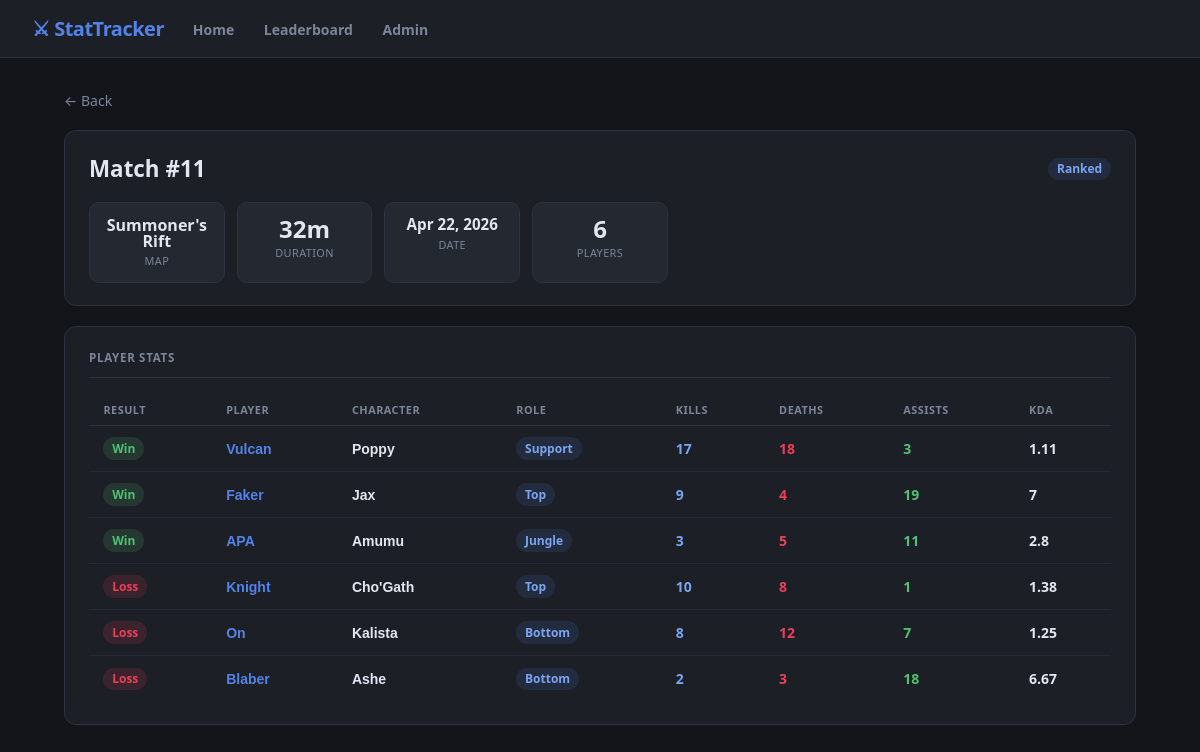
/match_profile.php?match_id=11, run on the app's committed database.
### tables this page shows
CREATE TABLE MATCHES (
  match_id  INT         NOT NULL,
  date      DATETIME    NOT NULL,
  duration  INT         NOT NULL,
  map       VARCHAR(50) NOT NULL,
  game_mode VARCHAR(30) NOT NULL,
  PRIMARY KEY (match_id)
);

CREATE TABLE MATCH_STATS (
  match_id     INT                 NOT NULL,
  player_id    INT                 NOT NULL,
  character_id INT                 NOT NULL,
  win_loss     ENUM('Win','Loss')  NOT NULL,
  kills        INT                 NOT NULL DEFAULT 0,
  deaths       INT                 NOT NULL DEFAULT 0,
  assists      INT                 NOT NULL DEFAULT 0,
  PRIMARY KEY (match_id, player_id),
  KEY fk_char (character_id),
  CONSTRAINT fk_match     FOREIGN KEY (match_id)     REFERENCES MATCHES    (match_id)     ON DELETE CASCADE,
  CONSTRAINT fk_player    FOREIGN KEY (player_id)    REFERENCES PLAYERS    (player_id)    ON DELETE CASCADE,
  CONSTRAINT fk_character FOREIGN KEY (character_id) REFERENCES CHARACTERS (character_id) ON DELETE CASCADE
);

CREATE TABLE PLAYERS (
  player_id    INT          NOT NULL,
  username     VARCHAR(50)  NOT NULL,
  level        INT          NOT NULL DEFAULT 1,
  server       VARCHAR(20)  NOT NULL,
  creation_date DATETIME    NOT NULL,
  PRIMARY KEY (player_id),
  UNIQUE KEY uq_username (username)
);

CREATE TABLE CHARACTERS (
  character_id INT          NOT NULL,
  name         VARCHAR(50)  NOT NULL,
  role         VARCHAR(20)  NOT NULL,
  difficulty   INT          NOT NULL DEFAULT 5,
  PRIMARY KEY (character_id),
  UNIQUE KEY uq_name (name),
  CONSTRAINT chk_difficulty CHECK (difficulty BETWEEN 1 AND 10)
);

### match_profile.php (the view, shortened to what this page needs)
<?php
require 'db_connect.php';
$match_id = isset($_GET['match_id']) ? (int)$_GET['match_id'] : 0;
$match = null;
$stats = [];
if ($match_id) {
    $stmt = $conn->prepare("SELECT * FROM MATCHES WHERE match_id = ?");
    $stmt->bind_param("i", $match_id);
    $stmt->execute();
    $match = $stmt->get_result()->fetch_assoc();
    if ($match) {
        $stmt = $conn->prepare("
            SELECT P.username, C.name AS char_name, C.role,
                   MS.kills, MS.deaths, MS.assists, MS.win_loss
            FROM MATCH_STATS MS
            JOIN PLAYERS P    ON MS.player_id    = P.player_id
            JOIN CHARACTERS C ON MS.character_id = C.character_id
            WHERE MS.match_id = ?
            ORDER BY MS.win_loss ASC, MS.kills DESC
        ");
        $stmt->bind_param("i", $match_id);
        $stmt->execute();
        $stats = $stmt->get_result()->fetch_all(MYSQLI_ASSOC);
    }
}
?>
<!DOCTYPE html>
<html lang="en">
<head>
    <link rel="stylesheet" href="style.css">
</head>
<body>
<nav>
    <a href="index.php" class="nav-brand">⚔ StatTracker</a>
    <ul class="nav-links">
        <li><a href="index.php">Home</a></li>
        <li><a href="leaderboard.php">Leaderboard</a></li>
        <li><a href="admin.php">Admin</a></li>
    </ul>
</nav>
<main>
    <a href="javascript:history.back()" class="back-link">← Back</a>
    <?php if (!$match): ?>
        <div class="empty-state">
            <div class="icon">🔍</div>
            <p>Match not found.</p>
        </div>
    <?php else: ?>
    <div class="card">
        <div class="section-hdr" style="margin-bottom:1.1rem">
            <div class="section-title">Match #<?= $match['match_id'] ?></div>
            <span class="badge badge-role"><?= htmlspecialchars($match['game_mode']) ?></span>
        </div>
        <div class="stat-grid">
            <div class="stat-box">
                <div class="val" style="font-size:1rem"><?= htmlspecialchars($match['map']) ?></div>
                <div class="lbl">Map</div>
            </div>
            <div class="stat-box">
                <div class="val"><?= $match['duration'] ?>m</div>
                <div class="lbl">Duration</div>
            </div>
            <div class="stat-box">
                <div class="val" style="font-size:0.95rem"><?= date('M j, Y', strtotime($match['date'])) ?></div>
                <div class="lbl">Date</div>
            </div>
            <div class="stat-box">
                <div class="val"><?= count($stats) ?></div>
                <div class="lbl">Players</div>
            </div>
        </div>
    </div>
    <div class="card">
        <div class="card-title">Player Stats</div>
        <div class="table-wrap">
            <table>
                <thead>
                    <tr>
                        <th>Result</th><th>Player</th><th>Character</th><th>Role</th>
                        <th>Kills</th><th>Deaths</th><th>Assists</th><th>KDA</th>
                    </tr>
                </thead>
                <tbody>
                    <?php foreach ($stats as $s):
                        $kda = $s['deaths'] > 0
                            ? round(($s['kills'] + $s['assists']) / $s['deaths'], 2)
                            : $s['kills'] + $s['assists'];
                    ?>
                    <tr>
                        <td><span class="badge badge-<?= strtolower($s['win_loss']) ?>"><?= $s['win_loss'] ?></span></td>
                        <td>
                            <form action="player_profile.php" method="get" style="display:inline">
                                <button type="submit" class="link-btn link-btn-accent"><?= htmlspecialchars($s['username']) ?></button>
                            </form>
                        </td>
                        <td>
                            <form action="char_profile.php" method="get" style="display:inline">
                                <button type="submit" class="link-btn link-btn-plain"><?= htmlspecialchars($s['char_name']) ?></button>
                            </form>
                        </td>
                        <td><span class="badge badge-role"><?= htmlspecialchars($s['role']) ?></span></td>
                        <td class="kda-k"><?= $s['kills'] ?></td>
                        <td class="kda-d"><?= $s['deaths'] ?></td>
                        <td class="kda-a"><?= $s['assists'] ?></td>
                        <td style="font-weight:700"><?= $kda ?></td>
                    </tr>
                    <?php endforeach; ?>
                </tbody>
            </table>
        </div>
    </div>
    <?php endif; ?>
</main>
</body>
</html>

### style.css (style rules this page uses)
:root { --bg: #13151a; --bg2: #1c1f26; --card: #242830; --border: #2e3240; --text: #e2e6f0; --muted: #7c8599; --accent: #5383e8; --accent2: #7ba4f0; --win: #4fc270; --loss: #e84057; --gold: #f0b429; }
*, *::before, *::after { box-sizing: border-box; margin: 0; padding: 0; }
body { font-family: 'Segoe UI', system-ui, -apple-system, sans-serif; background: var(--bg); color: var(--text); min-height: 100vh; font-size: 15px; }
nav { background: var(--bg2); border-bottom: 1px solid var(--border); padding: 0 2rem; display: flex; align-items: center; height: 58px; position: sticky; top: 0; z-index: 100; gap: 1rem; }
.nav-brand { font-size: 1.25rem; font-weight: 800; color: var(--accent); text-decoration: none; letter-spacing: -0.5px; white-space: nowrap; }
.nav-links { display: flex; gap: 0.25rem; list-style: none; }
.nav-links a { color: var(--muted); text-decoration: none; padding: 0.35rem 0.8rem; border-radius: 6px; font-size: 0.875rem; font-weight: 600; transition: color 0.15s, background 0.15s; }
main { max-width: 1120px; margin: 0 auto; padding: 2rem 1.5rem; }
.card { background: var(--bg2); border: 1px solid var(--border); border-radius: 12px; padding: 1.4rem 1.5rem; margin-bottom: 1.25rem; }
.card-title { font-size: 0.72rem; font-weight: 700; color: var(--muted); text-transform: uppercase; letter-spacing: 0.7px; margin-bottom: 1rem; padding-bottom: 0.75rem; border-bottom: 1px solid var(--border); }
.stat-grid { display: grid; grid-template-columns: repeat(auto-fill, minmax(120px, 1fr)); gap: 0.75rem; }
.stat-box { background: var(--card); border: 1px solid var(--border); border-radius: 10px; padding: 0.85rem 0.75rem; text-align: center; }
.stat-box .val { font-size: 1.5rem; font-weight: 800; line-height: 1; }
.stat-box .lbl { font-size: 0.68rem; color: var(--muted); margin-top: 0.3rem; text-transform: uppercase; letter-spacing: 0.4px; }
.table-wrap { overflow-x: auto; }
table { width: 100%; border-collapse: collapse; font-size: 0.875rem; }
th { text-align: left; padding: 0.5rem 0.9rem; font-size: 0.68rem; font-weight: 700; color: var(--muted); text-transform: uppercase; letter-spacing: 0.5px; border-bottom: 1px solid var(--border); }
td { padding: 0.7rem 0.9rem; border-bottom: 1px solid rgba(46,50,64,0.6); }
tr:last-child td { border-bottom: none; }
.badge { display: inline-block; padding: 0.18rem 0.55rem; border-radius: 20px; font-size: 0.75rem; font-weight: 700; }
.badge-win { background: rgba(79,194,112,0.15); color: var(--win); }
.badge-loss { background: rgba(232,64,87,0.15); color: var(--loss); }
.badge-role { background: rgba(83,131,232,0.13); color: var(--accent2); }
.kda-k { color: var(--accent2); font-weight: 700; }
.kda-d { color: var(--loss); font-weight: 700; }
.kda-a { color: var(--win); font-weight: 700; }
.back-link { display: inline-flex; align-items: center; gap: 0.35rem; color: var(--muted); text-decoration: none; font-size: 0.875rem; margin-bottom: 1.25rem; transition: color 0.15s; }
.section-hdr { display: flex; align-items: center; justify-content: space-between; margin-bottom: 1.25rem; }
.section-title { font-size: 1.4rem; font-weight: 800; }
.link-btn { background: none; border: none; cursor: pointer; font-size: inherit; padding: 0; font-weight: 700; transition: color 0.15s; }
.link-btn-accent { color: var(--accent); }
.link-btn-plain { color: var(--text); }

### data on the page
matches: match_id "11", game_mode "Ranked", map "Summoner's Rift", duration "32", date "Apr 22, 2026"
match_stats: win_loss "Win", player.username "Vulcan", character.name "Poppy", character.role "Support", kills "17", deaths "18", assists "3", kda "1.11"
match_stats: win_loss "Win", player.username "Faker", character.name "Jax", character.role "Top", kills "9", deaths "4", assists "19", kda "7"
match_stats: win_loss "Win", player.username "APA", character.name "Amumu", character.role "Jungle", kills "3", deaths "5", assists "11", kda "2.8"
match_stats: win_loss "Loss", player.username "Knight", character.name "Cho'Gath", character.role "Top", kills "10", deaths "8", assists "1", kda "1.38"
match_stats: win_loss "Loss", player.username "On", character.name "Kalista", character.role "Bottom", kills "8", deaths "12", assists "7", kda "1.25"
match_stats: win_loss "Loss", player.username "Blaber", character.name "Ashe", character.role "Bottom", kills "2", deaths "3", assists "18", kda "6.67"

### other printed values
count($stats) "6"
